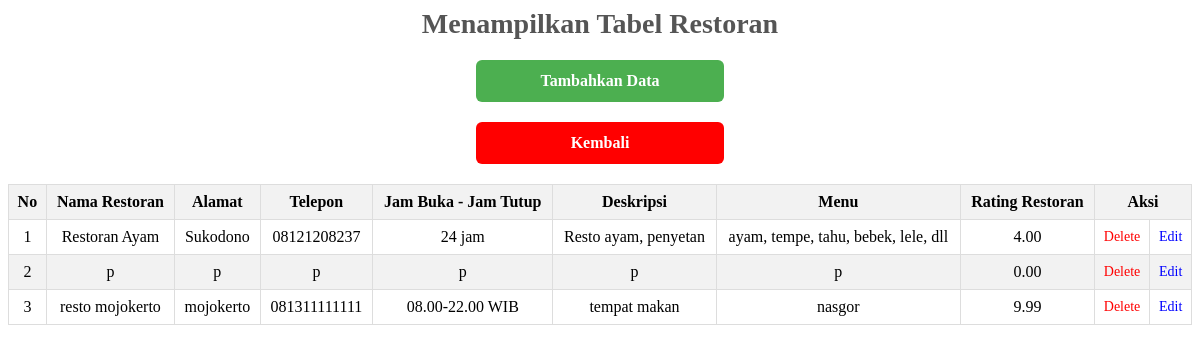
The page /restoran.php (signed in) on the database its author committed.
### tables this page shows
CREATE TABLE `restoran` (
  `id_restoran` int(11) NOT NULL,
  `nama` varchar(255) NOT NULL,
  `gambar` varchar(255) DEFAULT NULL,
  `alamat` varchar(255) NOT NULL,
  `telepon` varchar(20) NOT NULL,
  `jam_buka_jam_tutup` varchar(50) NOT NULL,
  `deskripsi` text NOT NULL,
  `menu` text NOT NULL,
  `rating_restoran` decimal(3,2) NOT NULL
);

### restoran.php (the view, shortened to what this page needs)
<html>
         ?> <head> <div class="page">
         <h1 class="heading">Menampilkan Tabel Restoran</h1>
         <link rel="stylesheet" type="text/css" href="table.css"> </div>
        </head>
        <body>
<a href="tambahrestoran.php" class="add">Tambahkan Data</a>
<a href="dash.php" class="bk">Kembali</a>
<div class="table-container">
    <table class="table">
        <thead>
            <tr>
                <th>No</th>
                <th>Nama Restoran</th>
                <th>Alamat</th>
                <th>Telepon</th>
                <th>Jam Buka - Jam Tutup</th>
                <th>Deskripsi</th>
                <th>Menu</th>
                <th>Rating Restoran</th>
                <th colspan="2">Aksi</th>
            </tr>
        </thead>
        <tbody>
            <?php
            include "koneksi.php";
            $query_mysql = mysqli_query($mysqli, "SELECT * FROM restoran");
            $nomor = 1;
            while ($data = mysqli_fetch_array($query_mysql)) {
            ?>
                <tr>
                    <td><?php echo $nomor++; ?></td>
                    <td><?php echo $data['nama']; ?></td>
                    <td><?php echo $data['alamat']; ?></td>
                    <td><?php echo $data['telepon']; ?></td>
                    <td><?php echo $data['jam_buka_jam_tutup']; ?></td>
                    <td><?php echo $data['deskripsi']; ?></td>
                    <td><?php echo $data['menu']; ?></td>
                    <td><?php echo $data['rating_restoran']; ?></td>
                    <td><a href="hapusrestoran.php?id=<?php echo $data['id_restoran']; ?>" class="delete">Delete</a></td>
                    <td><a href="editrestoran.php?id=<?php echo $data['id_restoran']; ?>" class="edit">Edit</a></td>
                </tr>
            <?php } ?>
        </tbody>
    </table>
</div>
</body>
 </html>

### table.css (style rules this page uses)
.heading { font-size: 28px; color: #555; text-align: center; margin-bottom: 20px; }
.table { margin: 0 auto; border-collapse: collapse; width: 100%; }
.table th, .table td { border: 1px solid #ddd; padding: 8px; text-align: center; }
.table th { background-color: #f2f2f2; }
.table tr:nth-child(even) { background-color: #f2f2f2; }
.delete { color: #f00; text-decoration: none; font-size: 14px; }
.edit { color: #00f; text-decoration: none; font-size: 14px; }
.add { display: block; margin: 20px auto; text-align: center; padding: 12px 24px; border-radius: 6px; font-size: 16px; font-weight: bold; background-color: #4CAF50; color: #fff; text-decoration: none; width: 200px; }
.bk { display: block; margin: 20px auto; text-align: center; padding: 12px 24px; border-radius: 6px; font-size: 16px; font-weight: bold; background-color: #f00; color: #fff; text-decoration: none; width: 200px; }

### rows shown on the page
restoran: nama "Restoran Ayam", alamat "Sukodono", telepon "08121208237", jam_buka_jam_tutup "24 jam", deskripsi "Resto ayam, penyetan", menu "ayam, tempe, tahu, bebek, lele, dll", rating_restoran "4.00"
restoran: nama "p", alamat "p", telepon "p", jam_buka_jam_tutup "p", deskripsi "p", menu "p", rating_restoran "0.00"
restoran: nama "resto mojokerto", alamat "mojokerto", telepon "081311111111", jam_buka_jam_tutup "08.00-22.00 WIB", deskripsi "tempat makan", menu "nasgor", rating_restoran "9.99"
